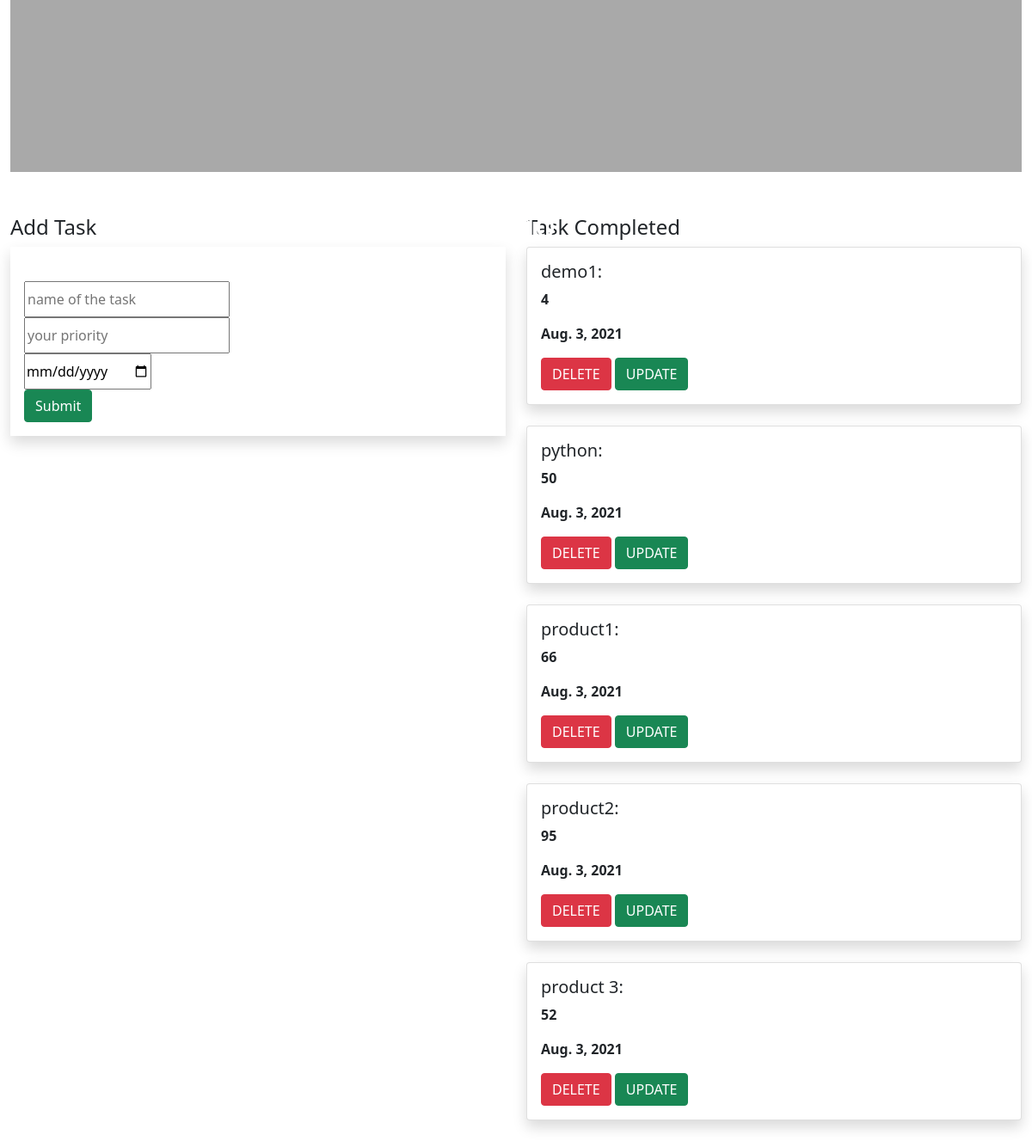
The page / on the database its author committed.
### todo_app/models.py (models this page shows, shortened)
class Task(models.Model):
    name=models.CharField(max_length=100)
    priority=models.IntegerField()
    date=models.DateField(default=datetime.date.today)

### todo_app/views.py (the view)
# urls.py: path('',views.task_view,name='task_view'),
def task_view(request):
    obj1=Task.objects.all()
    if request.method=='POST':
        name=request.POST.get('name')
        priority=request.POST.get('priority')
        date=request.POST.get('date')
        obj=Task(name=name,priority=priority,date=date)
        obj.save()
    return render(request,'task_view.html',{'obj1':obj1})

### templates/task_view.html (shortened to what this page needs)
{% extends 'base.html' %}
{% block content %}
<div class="container-fluid">
    <div class="row">
        <div class="col-md-12">
            <div class="banner">
                <div class="banner-text">
                       <h1>Todo</h1>
                </div>
            </div>
        </div>
    </div>
    <div class="row">
        <div class="col-md-6">
            <h4>Add Task</h4>
            <form method="post" class="p-3 shadow ">
    <br>
    <div class="form-group">
    <input type="text" name="name" class="col-form-label" placeholder="name of the task">
        </div>
    <div class="form-group">
    <input type="text" name="priority" class="col-form-label" placeholder="your priority">
        </div>
    <div class="form-group">
    <input type="date" name="date" class="col-form-label" placeholder="Enter date">
        </div>
    <input type="submit" class="btn btn-success">
</form>
        </div>
        <div class="col-md-6">
            <h4>Task Completed</h4>
            {% for i in obj1 %}
            <div class="shadow card">
            <div class="card-body">
                <h5 class="card-title">{{i.name}}:</h5>
                <p><b>{{i.priority}}<br></b></p>
                <p><b>{{i.date}}</b></p>
                <a class="btn btn-danger" href="{% url 'delete' i.id %}">DELETE</a>
                <a class="btn btn-success" href="{% url 'update' i.id %}">UPDATE</a>
            </div>
        </div>
            <br>
            {% endfor %}
        </div>
    </div>
</div>
{% endblock %}

### templates/base.html (shortened to what this page needs)
{% load static %}
<!DOCTYPE html>
<html lang="en">
<head>
    <link href="https://cdn.jsdelivr.net/npm/bootstrap@5.0.1/dist/css/bootstrap.min.css" rel="stylesheet">
    <link rel="stylesheet" href="{% static 'style.css' %}">
</head>
<body>
{% block content %}
{% endblock %}
</body>
</html>

### static/style.css (style rules this page uses)
.banner { background-color:#A9A9A9; width:100%; height:200px; margin-bottom:50px; }
.banner-text { top:20%; left:50%; position:absolute; transform:translate(-50%,-50%); color:white; }

### rows shown on the page
Task: name "demo1", priority "4", date "Aug. 3, 2021"
Task: name "python", priority "50", date "Aug. 3, 2021"
Task: name "product1", priority "66", date "Aug. 3, 2021"
Task: name "product2", priority "95", date "Aug. 3, 2021"
Task: name "product 3", priority "52", date "Aug. 3, 2021"
